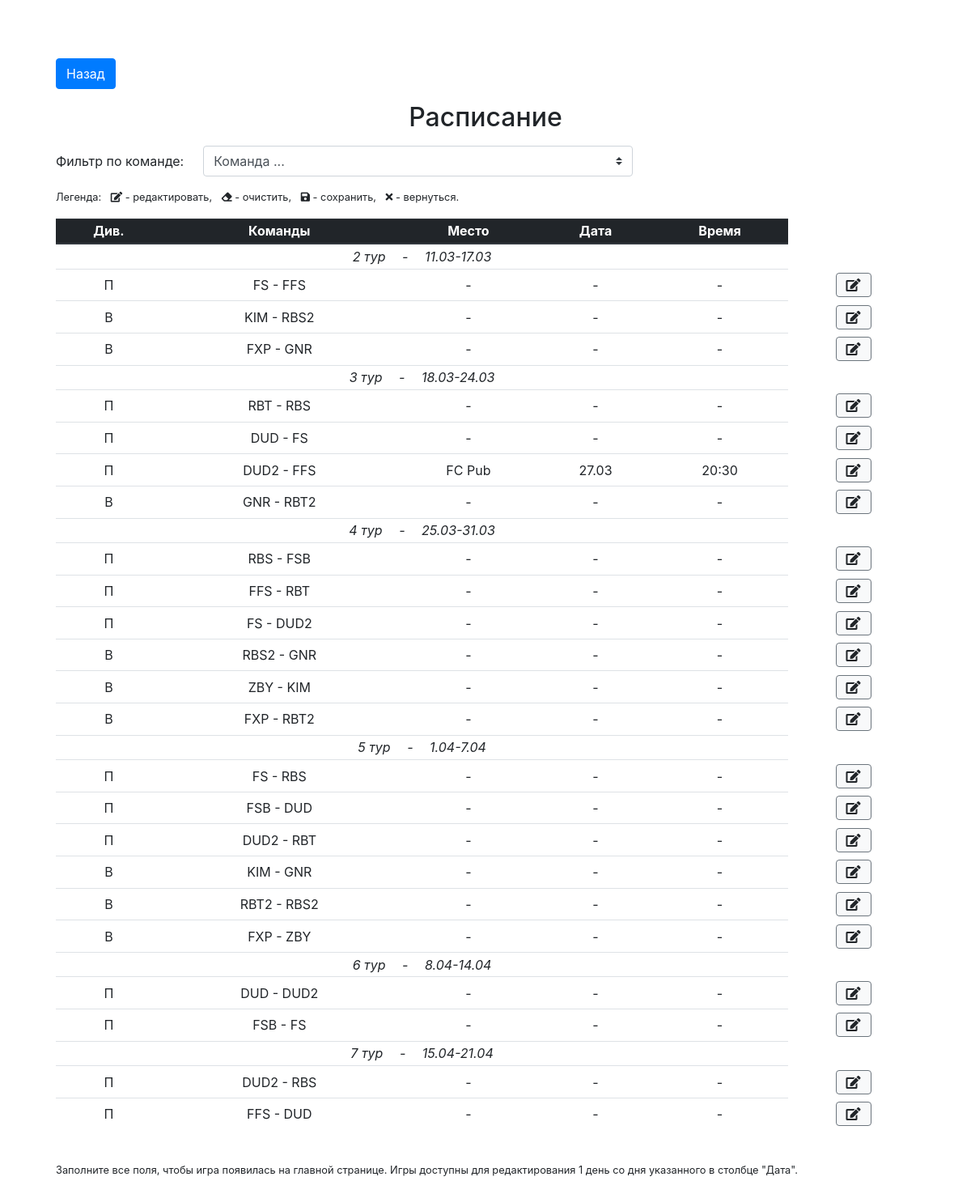
Page /schedule.php on the committed database.
### tables this page shows
CREATE TABLE schedule (id integer primary key autoincrement, season_id references seasons(season_id), tournament_id references tournaments(tournament_id), tour integer, team_id1 references teams(team_id), team_id2 references teams(team_id), date_start text, date_end text, place_id references places(place_id), date text, time text);

CREATE TABLE places (place_id integer primary key autoincrement, name text);

### inc/layout/templates/schedule_table.php (the view, shortened to what this page needs)
<div class="d-flex mt-3 align-items-center">
	<label for="teamFilter" class="col-form-label">Фильтр по команде:</label>
	<select class="custom-select w-50 ml-4" id="teamFilter" name="search">
		<option value="0">Команда ...</option>
	</select>
</div>
<ul class="list-unstyled list-inline mt-3 small">
	<li class="list-inline-item">Легенда:</li>
	<li class="list-inline-item">
		<i class="fas fa-edit"></i> - редактировать,
	</li>
	<li class="list-inline-item">
		<i class="fas fa-eraser"></i> - очистить,
	</li>
	<li class="list-inline-item">
		<i class="fas fa-save"></i> - сохранить,
	</li>
	<li class="list-inline-item">
		<i class="fas fa-times"></i> - вернуться.
	</li>
</ul>
<div class="table-responsive">
  	<table class="table table-hover text-center table-sm" id="schedule">
  		<thead class="thead-dark">
  			<tr>
  				<th>Див.</th>
  				<th>Команды</th>
  				<th>Место</th>
  				<th>Дата</th>
  				<th>Время</th>
  			</tr>
  		</thead>
  		<tbody>
		  	<?php $i = $schedule[0]['tour']; ?>
		  	<?php foreach ($schedule as $game): ?>
		  		<?php if ($i == $game['tour']): ?>
		  			<tr>
		  				<td colspan="5" class="font-italic text-left text-md-center">
		  					<?php echo $i++; ?> тур <span class="px-3">-</span> <?php echo $game['date_start']
		  					. "-" . $game['date_end']; ?>
	  					</td>
		  			</tr>
		  		<?php endif; ?>
		  		<tr>
		  			<td title="<?php echo ($game['tournament_id'] == "1" ? "Первый" : "Второй"); ?>"><?php echo ($game['tournament_id'] == "1" ? "П" : "В"); ?></td>
		  			<td><?php echo $game['team_name1']; ?> - <?php echo $game['team_name2']; ?></td>
		  			<td>
	  					<span class="schedule-place">
	  						<?php if (isset($game['place_id'])): ?>
		  						<?php foreach ($places as $place): ?>
			  						<?php if ($place['place_id'] == $game['place_id']) echo $place['name']; ?>
			  					<?php endforeach; ?>
			  				<?php else: ?>
			  					-
			  				<?php endif; ?>
  						</span>
					</td>
		  			<td>
	  					<span class="schedule-date">
	  						<?php if (isset($game['date'])): ?>
	  							<?php echo date_format(date_create($game['date']), "j.m"); ?>
  							<?php else: ?>
  								-
  							<?php endif; ?>
  						</span>
					</td>
					<td>
	  					<span class="schedule-time">
	  						<?php if (isset($game['time'])): ?>
	  							<?php echo $game['time']; ?>
  							<?php else: ?>
  								-
  							<?php endif; ?>
  						</span>
					</td>
					<td class="border-0">
						<button class="btn btn-light border-secondary ml-1" data-action="scheduleEdit" title="Редактировать">
							<i class="fas fa-edit"></i>
						</button>
					</td>
		  		</tr>
		  	<?php endforeach; ?>
		</tbody>
	</table>
</div>

### inc/css/custom.css (style rules this page uses)
body { padding-top: 0; }
.table td, .table th { text-align: center; vertical-align: middle; font-size: 12px; }
@media (min-width: 576px) { .table td, .table th { font-size: 1rem; } }

### rows in the picture
schedule: date_start "11.03", date_end "17.03", shows "П", team_name1 "FS", team_name2 "FFS"
schedule: shows "В", team_name1 "KIM", team_name2 "RBS2"
schedule: shows "В", team_name1 "FXP", team_name2 "GNR"
schedule: date_start "18.03", date_end "24.03", shows "П", team_name1 "RBT", team_name2 "RBS"
schedule: shows "П", team_name1 "DUD", team_name2 "FS"
schedule: shows "П", team_name1 "DUD2", team_name2 "FFS", date "27.03", time "20:30"
places: name "FC Pub"
schedule: shows "В", team_name1 "GNR", team_name2 "RBT2"
schedule: date_start "25.03", date_end "31.03", shows "П", team_name1 "RBS", team_name2 "FSB"
schedule: shows "П", team_name1 "FFS", team_name2 "RBT"
schedule: shows "П", team_name1 "FS", team_name2 "DUD2"
schedule: shows "В", team_name1 "RBS2", team_name2 "GNR"
schedule: shows "В", team_name1 "ZBY", team_name2 "KIM"
schedule: shows "В", team_name1 "FXP", team_name2 "RBT2"
schedule: date_start "1.04", date_end "7.04", shows "П", team_name1 "FS", team_name2 "RBS"
schedule: shows "П", team_name1 "FSB", team_name2 "DUD"
schedule: shows "П", team_name1 "DUD2", team_name2 "RBT"
schedule: shows "В", team_name1 "KIM", team_name2 "GNR"
schedule: shows "В", team_name1 "RBT2", team_name2 "RBS2"
schedule: shows "В", team_name1 "FXP", team_name2 "ZBY"
schedule: date_start "8.04", date_end "14.04", shows "П", team_name1 "DUD", team_name2 "DUD2"
schedule: shows "П", team_name1 "FSB", team_name2 "FS"
schedule: date_start "15.04", date_end "21.04", shows "П", team_name1 "DUD2", team_name2 "RBS"
schedule: shows "П", team_name1 "FFS", team_name2 "DUD"
